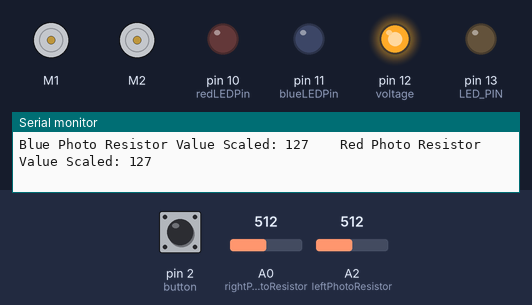
This sketch was run on a simulated Arduino Uno, built with avr-gcc and run on an emulated ATmega328P. On the bench: 2 × DC motor (green arrow = forward, orange = backward, longer = faster), output pins drawn as LEDs (lit = HIGH), the last lines printed to the serial monitor. The test bench sets the inputs (shaded band); at power-on: pin 2 (button) LOW, A0 (rightPhotoResistor) = 512, A2 (leftPhotoResistor) = 512.

Above: at 1.2 s.
1.3 s: pin 2 (button) pulled HIGH for 0.15 s
At 2.1 s:
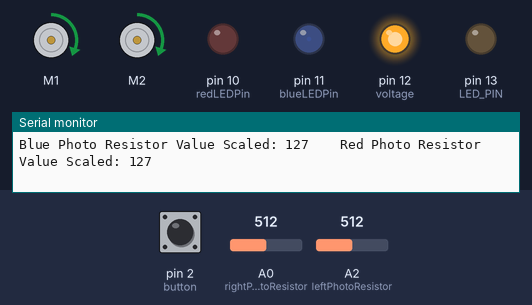
3.0 s: A0 (rightPhotoResistor) set to 590
6.0 s: A0 (rightPhotoResistor) set to 622
At 7.3 s:
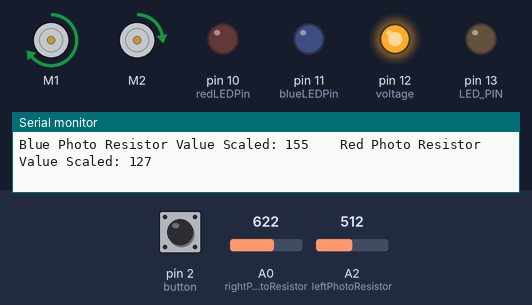
7.6 s: pin 2 (button) pulled HIGH for 1 s
At 9.1 s:
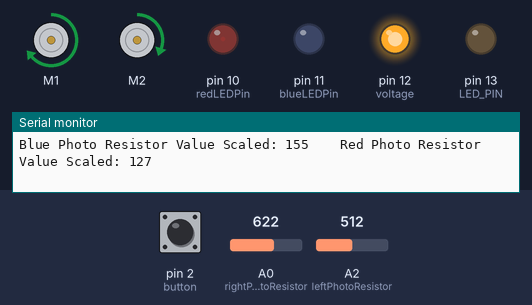
10.1 s: A2 (leftPhotoResistor) set to 415
13.1 s: A2 (leftPhotoResistor) set to 392
At 13.7 s:
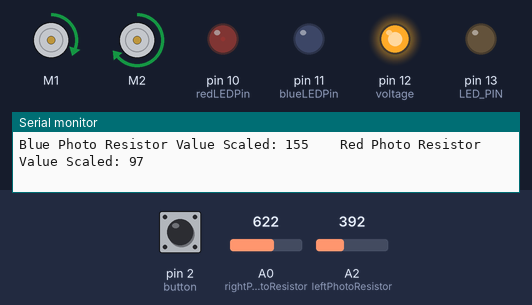
Timing chart, 0 to 15.6 s (numbered marks = the images above; inputs shaded):
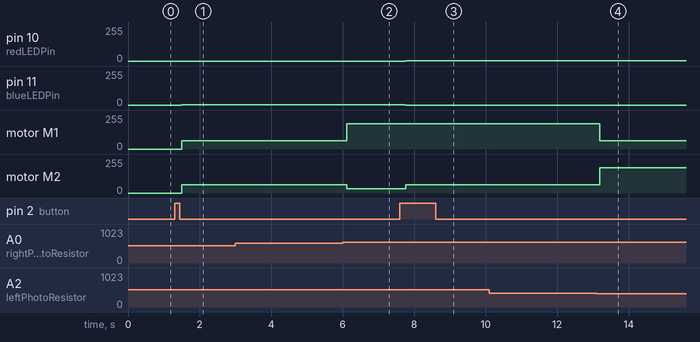

Measured:
- the behaviour switches between 605 and 606 on A0 (rightPhotoResistor) (found by bisection; images 1 and 2)
- the behaviour switches between 406 and 405 on A2 (leftPhotoResistor) (found by bisection; images 3 and 4)
- after the input at 1.3 s, pin 11 (blueLEDPin): 0/255 → 1/255 after 0.20 s; motor M1, motor M2: stopped → forward 63/255 after 0.20 s
- after the input at 6.0 s, motor M1: forward 63/255 → forward 191/255 after 0.12 s; motor M2: forward 63/255 → forward 31/255 after 0.12 s
- after the input at 7.6 s, pin 10 (redLEDPin): 0/255 → 1/255 after 0.17 s; pin 11 (blueLEDPin): 1/255 → 0/255 after 0.17 s; motor M2: forward 31/255 → forward 63/255 after 0.17 s
- after the input at 13.1 s, motor M1: forward 191/255 → forward 63/255 after 0.08 s; motor M2: forward 63/255 → forward 191/255 after 0.08 s

The sketch:

Flashlight.ino
```cpp
#include <DRV8835MotorShield.h>
int voltage = 12;

const int rightPhotoResistor = A0;
const int blueLEDPin = 11;
int rightPhotoResistorValue;

const int leftPhotoResistor = A2;
const int redLEDPin = 10;
int leftPhotoResistorValue;

const int button = 2;
int buttonPushCounter = 0;
int buttonState = 0;
int lastButtonState = 0;
int zero = 0;

#define LED_PIN 13
DRV8835MotorShield motors;

void setup() {

  pinMode(voltage, OUTPUT);
  digitalWrite(voltage, HIGH);

  pinMode (blueLEDPin, OUTPUT);
  pinMode (rightPhotoResistor, INPUT);

  pinMode (redLEDPin, OUTPUT);
  pinMode (leftPhotoResistor, INPUT);

  pinMode (button, INPUT);

  pinMode(LED_PIN, OUTPUT);

  Serial.begin(9600);
}

void loop() {

  rightPhotoResistorValue = analogRead(rightPhotoResistor);
  leftPhotoResistorValue = analogRead(leftPhotoResistor);

  int min = 0;
  int max = 1023;

  int scaleRightPhotoResistorValue = map (rightPhotoResistorValue, min, max, 0, 255);
  int ledBrightnessOfBlueLEDPin = map (scaleRightPhotoResistorValue, min, max, 0, 255);
  int speedOfRightMotor = map (ledBrightnessOfBlueLEDPin, 0, 255, 0, 400);

  int scaleLeftPhotoResistorValue = map (leftPhotoResistorValue, min, max, 0, 255);
  int ledBrightnessOfRedLEDPin = map (scaleLeftPhotoResistorValue, min, max, 0, 255);
  int speedOfLeftMotor = map (ledBrightnessOfRedLEDPin, 0, 255, 0, 400);

  Serial.print("Blue Photo Resistor Value Scaled: ");
  Serial.print(scaleRightPhotoResistorValue);

  Serial.print("\t\tRed Photo Resistor Value Scaled: ");
  Serial.println(scaleLeftPhotoResistorValue);

  buttonState = digitalRead(button);

  if (buttonState != lastButtonState) {
    if (buttonState == HIGH) {
      buttonPushCounter++;
      Serial.print("Number of Button Pushes: ");
      Serial.println(buttonPushCounter);
    }
    delay(100);
  }
  lastButtonState = buttonState;

  switch (buttonPushCounter) {
    /*---NO EMOTION---*/
    case 0:
      motors.setM1Speed(0);
      motors.setM2Speed(0);
      analogWrite(blueLEDPin, 0);
      analogWrite(redLEDPin, 0);
      break;
    /*-------FEAR-------*/
    case 1:

      if (scaleRightPhotoResistorValue > 150) {
        motors.setM1Speed(300);
        motors.setM2Speed(50);
      } else if (scaleLeftPhotoResistorValue > 150) {
        motors.setM1Speed(50);
        motors.setM2Speed(300);
      } else {
        motors.setM1Speed(100);
        motors.setM2Speed(100);
      }
      analogWrite(blueLEDPin, HIGH);
      analogWrite(redLEDPin, LOW);
      break;

    /*-------LOVE-------*/
    case 2:
      if (scaleLeftPhotoResistorValue > 100) {
        motors.setM1Speed(300);
        motors.setM2Speed(100);
      } else if (scaleRightPhotoResistorValue > 100) {
        motors.setM1Speed(100);
        motors.setM2Speed(300);
      } else {
        motors.setM1Speed(100);
        motors.setM2Speed(100);
      }
      analogWrite(blueLEDPin, LOW);
      analogWrite(redLEDPin, HIGH);
      break;

    /*----AGGRESSION----*/

    case 3:
      if (scaleLeftPhotoResistorValue > 100) {
        motors.setM1Speed(300);
        motors.setM2Speed(100);
      }
      if (scaleLeftPhotoResistorValue > 150) {
        motors.setM1Speed(350);
        motors.setM2Speed(100);
      }
      if (scaleRightPhotoResistorValue > 100) {
        motors.setM1Speed(300);
        motors.setM2Speed(100);
      }
      if (scaleRightPhotoResistorValue > 150) {
        motors.setM1Speed(350);
        motors.setM2Speed(100);
      }
      analogWrite(blueLEDPin, HIGH);
      analogWrite(redLEDPin, HIGH);
      break;

    /*---CURIOUSITY---*/

    case 4:
      if (scaleLeftPhotoResistorValue > 100) {
        motors.setM1Speed(300);
        motors.setM2Speed(100);
      }
      if (scaleLeftPhotoResistorValue > 150) {
        motors.setM1Speed(350);
        motors.setM2Speed(100);
      }
      if (scaleLeftPhotoResistorValue > 200) {
        motors.setM1Speed(100);
        motors.setM2Speed(350);
      }
      if (scaleRightPhotoResistorValue > 100) {
        motors.setM1Speed(300);
        motors.setM2Speed(100);
      }
      if (scaleRightPhotoResistorValue > 150) {
        motors.setM1Speed(350);
        motors.setM2Speed(100);
      }
      if (scaleRightPhotoResistorValue > 200) {
        motors.setM1Speed(100);
        motors.setM2Speed(350);
      }
      break;

    default:
      if (buttonPushCounter > 4) {
        buttonPushCounter = 0;
        Serial.print("Number of Button Pushes: ");
        Serial.println(buttonPushCounter);
      }
  }
  delay(1);
}
```
